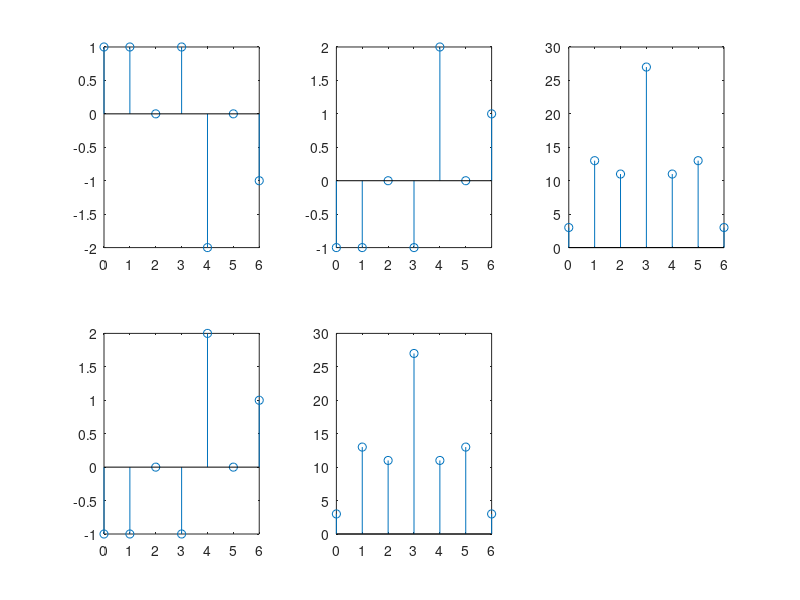

Write the MATLAB code that produced this figure.
clc;
clear all;
x=[1 2 1 1];
h=[1 -1 1 -1];
x1=[1 4 1 3];
lx=length(x);
lh=length(h);
N=lx+lh-1;
n=0:N-1;
y=conv(x,h);
y1=xcorr(x,h);
y0=xcorr(x1,x1);
y2=fliplr(conv(h,fliplr(x)));
y3=conv(x1,fliplr(x1));
disp(y);
disp(y1);
disp(y0);
disp(y2);
disp(y3);
subplot(2,3,1);
stem(n,y);
subplot(2,3,2);
stem(n,y1);
subplot(2,3,3);
stem(n,y0);
subplot(2,3,4);
stem(n,y2);
subplot(2,3,5);
stem(n,y3);

